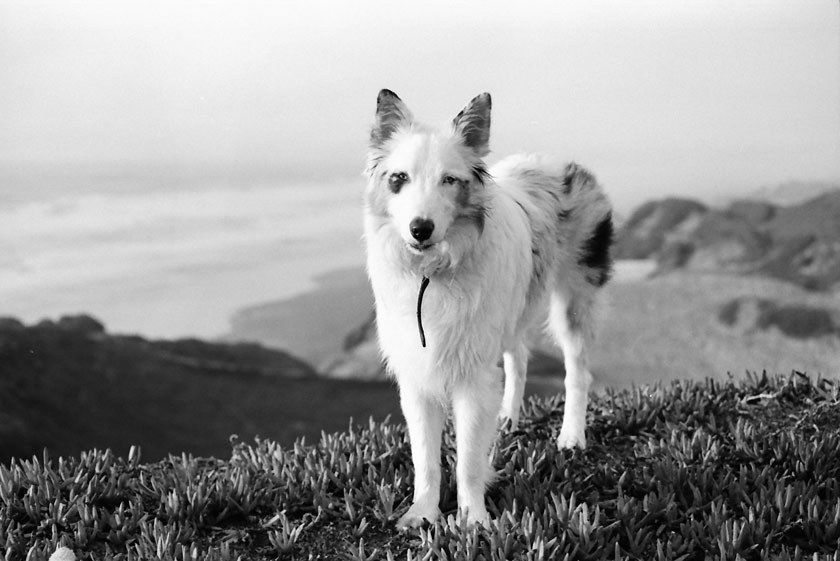
#> input picture dog.jpg, 840 x 561 px
$ python ideal-low-pass.py
#> lines starting #> are read from the running program, lines starting #| are printed output that depends on the picture
from math import floor, sqrt, exp
from scipy import fftpack
import numpy as np
from PIL import Image


def readImage(path):
#> called with path = 'dog.jpg'
    img = Image.open(path)
#> img is the input picture: PIL image 840x561 RGB; min 0, max 255, mean 151.8
#> the answer given: 3
    return img


def shiftXY(npArr):
    rows, cols, m = npArr.shape
#> rows = 561; cols = 840; m = 3
    for i in range(rows):
        for j in range(cols):
            for k in range(m):
                npArr[i][j][k] = npArr[i][j][k] * ((-1) ** (i + j + k))
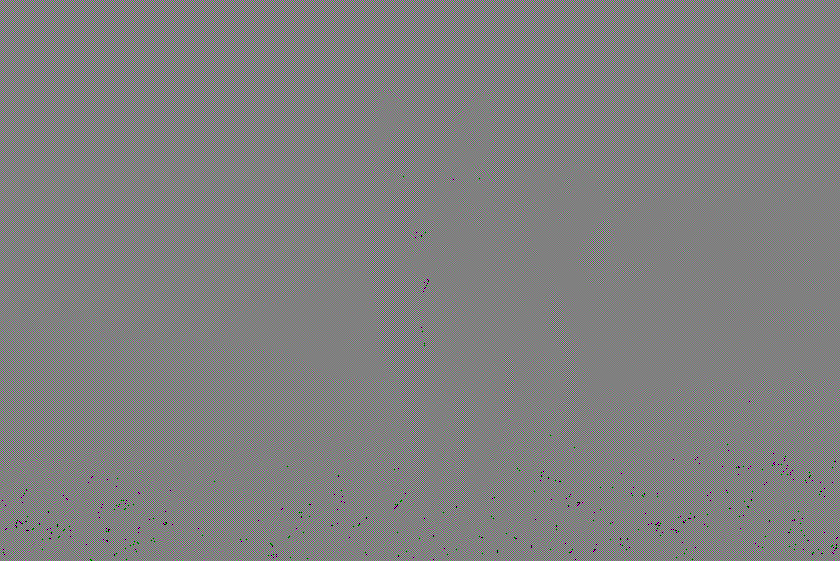
#> npArr: shape (561, 840, 3); mean R, G, B 127.9, 127.9, 127.9
    return npArr


def idealLPF(image):
    npImage = np.array(image)
    cutoff = float(input("Enter cutoff radius"))
    npImage = shiftXY(npImage)
    fft = fftpack.fftshift(fftpack.fft2(npImage))
    rows, cols, m = fft.shape
#> rows = 561; cols = 840; m = 3
    for i in range(rows):
        for j in range(cols):
            for k in range(m):
                duv = sqrt(i * i + j * j + m * m)  # D(u,v)=sqrt(u^2+v^2)
                if (duv <= cutoff):
                    lpf = 1
                else:
                    lpf = 0
                fft[i][j][k] = lpf * fft[i][j][k]
    ifft2 = np.real(fftpack.ifft2(fftpack.ifftshift(fft)))
    ifft2 = np.maximum(0, np.minimum(ifft2, 255))
    magnitude_spectrum = 20 * np.log(np.abs(ifft2))
#> magnitude_spectrum: shape (561, 840, 3) float64; 99.91% of the values are NaN or infinite; the others: min 74.94, max 75.08, mean 75.03
    magnitude_spectrum = shiftXY(magnitude_spectrum)
    newImage = Image.fromarray(magnitude_spectrum.astype(np.uint8))
    newImage.show()


if __name__ == '__main__':
    im = readImage("dog.jpg")
    idealLPF(im)
